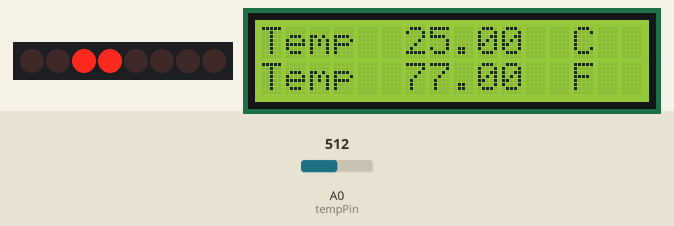
Recording of a sketch running on a simulated Arduino Uno, built with avr-gcc and run on an emulated ATmega328P. Shown: 8 shift-register outputs drawn as a row of LEDs (first output left, lit = HIGH), 16×2 character LCD. Wiring (inferred from the names in the program): shift register (74HC595): data pin 4; shift clock pin 6; latch pin 5. Wiring (inferred from the signals the program sends): row of LEDs: on Q0, Q1, Q2, Q3, Q4, Q5, Q6, Q7. The test bench sets the inputs (shaded band); at power-on: A0 (tempPin) = 512.

Above: at 1.2 s.
1.3 s: A0 (tempPin) set to 521
At 3.2 s:
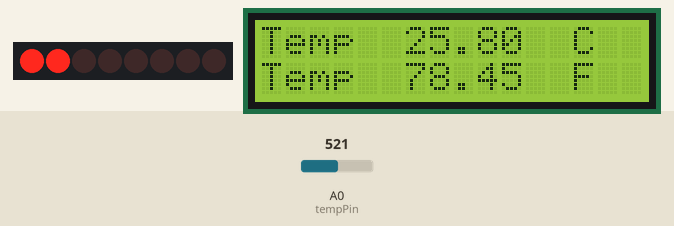
3.5 s: A0 (tempPin) set to 306
At 4.7 s:
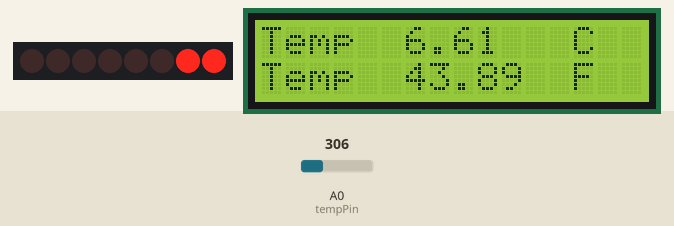
5.6 s: A0 (tempPin) set to 122
At 6.9 s:
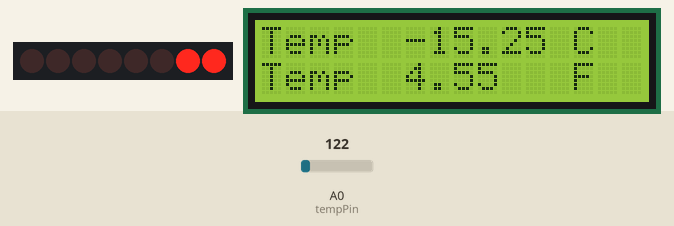
Timing chart, 0 to 8.6 s (numbered marks = the images above; inputs shaded):
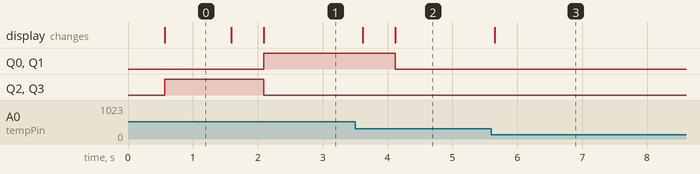

The sketch:

Thermometer.ino
```cpp
/* THERMOMETER */
#include <LiquidCrystal.h>
int tempPin = 0;
int dataPin = 4;       // DS [S1] on 74HC595
int latchPin = 5;      // ST_CP [RCK] on 74HC595
int clockPin = 6;      // SH_CP [SCK] on 74HC595
LiquidCrystal lcd(7, 8, 9, 10, 11, 12);

/* LEDS */
byte leds = 0;
int tDelay = 100;

void setup() {
  lcd.begin(16, 2);
  pinMode(latchPin, OUTPUT);
  pinMode(dataPin, OUTPUT);
  pinMode(clockPin, OUTPUT);
}

void loop() {
  /* THERMOMETER */
  int tempReading = analogRead(tempPin);

  double tempK = log(10000.0 * ((1024.0 / tempReading - 1)));
  tempK = 1 / (0.001129148 + (0.000234125 + (0.0000000876741 * tempK * tempK )) * tempK );
  float tempC = tempK - 273.15;            // Convert Kelvin to Celcius
  float tempF = (tempC * 9.0)/ 5.0 + 32.0; // Convert Celcius to Fahrenheit

  // Display Temperature in C.
  lcd.setCursor(0, 0);
  lcd.print("Temp         C  ");
  lcd.setCursor(6, 0);
  lcd.print(tempC);

  // Display Temperature in F.
  lcd.setCursor(0, 1);
  lcd.print("Temp         F  ");
  lcd.setCursor(6, 1);
  lcd.print(tempF);
  delay(500);

  /* LEDS */
  if (tempC < 15.0) {
      leds = 3;
  } else if (tempC > 15.0 && tempC < 20.0) {
      leds = 12;
  } else if (tempC > 20.0 && tempC < 25.0) {
      leds = 48;
  } else {
      leds = 192;
  }

  updateShiftRegister();
}

// Used for updating LEDs.
void updateShiftRegister() {
   digitalWrite(latchPin, LOW);
   shiftOut(dataPin, clockPin, LSBFIRST, leds);
   digitalWrite(latchPin, HIGH);
}
```

Measured:
- the behaviour switches between 512 and 513 on A0 (tempPin) (found by bisection; images 0 and 1)
- after the input at 1.3 s, Q0, Q1: LOW → HIGH after 0.79 s; Q2, Q3: HIGH → LOW after 0.79 s; the display: first changes after 0.29 s (image 1 shows a later state)
- after the input at 3.5 s, Q0, Q1: HIGH → LOW after 0.62 s; the display: first changes after 0.12 s (image 2 shows a later state)
- after the input at 5.6 s, the display: changes after 0.05 s (image 3)
